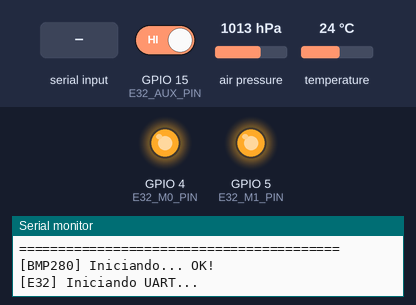
The sketch below on a simulated ESP32. Shown: output pins drawn as LEDs (lit = HIGH), the last lines printed to the serial monitor. The inputs (shaded band) are chosen by the test bench; at power-on: GPIO 15 (E32_AUX_PIN) HIGH, air pressure 1013 hPa, temperature 24 °C.

Above: at 0.1 s.
At 1.8 s:
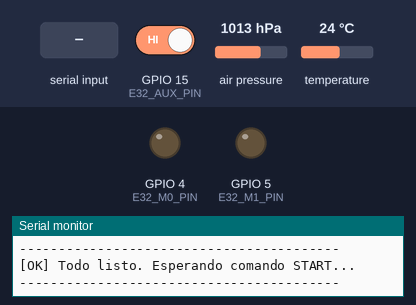
1.9 s: "280\n" received over the second serial link
3.4 s: GPIO 15 (E32_AUX_PIN) driven LOW
6.4 s: "ON\n" received over the second serial link
9.4 s: "START\n" received over the second serial link
Timing chart, 0 to 12.4 s (numbered marks = the images above; inputs shaded):
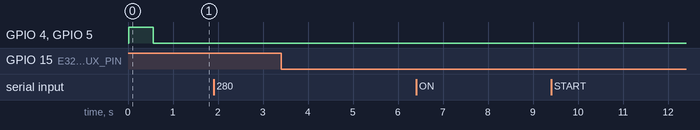

The sketch:

lora_emisor_e32_esp32.ino
```cpp
/*
 * ===================================================================
 * CANSAT EMISOR TODO-EN-UNO: BMP280 + LoRa EBYTE E32-433T30D PARA ESP32
 * ===================================================================
 * Lee el sensor BMP280 por I2C y transmite los datos por LoRa
 * usando el módulo EBYTE E32-433T30D (basado en UART).
 *
 * En ESP32 se recomienda no usar SoftwareSerial, sino usar HardwareSerial
 * (Serial1 o Serial2) ya que tiene múltiples UARTs por hardware.
 *
 * Produce EXACTAMENTE el mismo formato de datos que el emisor DX-LR20
 * original: "CANSAT,id,temp,pres,alt,hum,ms"
 *
 * HARDWARE:
 *   - ESP32 (cualquier variante estándar)
 *   - Sensor BMP280 (I2C)
 *   - Módulo LoRa EBYTE E32-433T30D (UART)
 *
 * CONEXIONES BMP280 (I2C ESP32):
 *   VCC  -> 3.3V
 *   GND  -> GND
 *   SDA  -> GPIO 21
 *   SCL  -> GPIO 22
 *
 * CONEXIONES E32-433T30D:
 *   VCC  -> 5V  o 3.3V (dependiendo de la alimentación del ESP32, el E32 soporta ambos)
 *   GND  -> GND
 *   TXD  -> GPIO 16 (RX2 del ESP32)
 *   RXD  -> GPIO 17 (TX2 del ESP32)
 *   M0   -> GPIO 4  (control de modo)
 *   M1   -> GPIO 5  (control de modo)
 *   AUX  -> GPIO 15 (indicador de estado)
 * ===================================================================
 */

#include <Wire.h>
#include <Adafruit_BMP280.h>

// ===================================================================
// CONFIGURACIÓN DE PINES
// ===================================================================
// Pines UART2 en ESP32
#define E32_RX_PIN   16   // Conectar al TXD del E32
#define E32_TX_PIN   17   // Conectar al RXD del E32

#define E32_M0_PIN   4    // Control de modo M0
#define E32_M1_PIN   5    // Control de modo M1
#define E32_AUX_PIN  15   // Pin AUX (estado del módulo)

// Pines I2C (BMP280)
#define I2C_SDA      21
#define I2C_SCL      22

// ===================================================================
// CONFIGURACIÓN GENERAL
// ===================================================================
#define E32_BAUD_RATE    9600    // Velocidad UART del E32 (por defecto)
#define SEND_INTERVAL   1000    // Intervalo entre envios (ms) - 1Hz

// ===================================================================
// OBJETOS GLOBALES
// ===================================================================
Adafruit_BMP280 bmp;

// Usamos HardwareSerial 2 en el ESP32
HardwareSerial e32Serial(2);

unsigned long packetId = 0;
unsigned long lastSend = 0;
bool bmpOK = false;

// Variables para control remoto
bool transmitting = false; // El CANSAT inicia en estado inactivo

// ===================================================================
// FUNCIONES AUXILIARES E32
// ===================================================================

// Esperar a que el módulo E32 esté listo (AUX = HIGH)
void esperarAUX() {
  unsigned long inicio = millis();
  while (digitalRead(E32_AUX_PIN) == LOW) {
    if (millis() - inicio > 2000) {
      Serial.println(F("[WARN] Timeout esperando AUX"));
      break;
    }
    delay(10); // Alimentar el watchdog de ESP32
  }
  delay(50);  // Pequeño margen después de AUX HIGH
}

// Configurar el módulo en modo normal (M0=LOW, M1=LOW)
void setModoNormal() {
  digitalWrite(E32_M0_PIN, LOW);
  digitalWrite(E32_M1_PIN, LOW);
  esperarAUX();
}

// Configurar el módulo en modo sleep/config (M0=HIGH, M1=HIGH)
void setModoConfig() {
  digitalWrite(E32_M0_PIN, HIGH);
  digitalWrite(E32_M1_PIN, HIGH);
  esperarAUX();
}

// ===================================================================
// SETUP
// ===================================================================
void setup() {
  Serial.begin(115200);
  while (!Serial) delay(10);

  Serial.println(F("========================================="));
  Serial.println(F("  CANSAT EMISOR TODO-EN-UNO ESP32"));
  Serial.println(F("  BMP280 (I2C) + E32-433T30D (UART)"));
  Serial.println(F("========================================="));

  // ----- Inicializar Bus I2C ESP32 -----
  Wire.begin(I2C_SDA, I2C_SCL);

  // ----- Inicializar BMP280 -----
  Serial.print(F("[BMP280] Iniciando... "));
  if (bmp.begin(0x76) || bmp.begin(0x77)) {
    Serial.println(F("OK!"));
    bmpOK = true;

    // Misma configuracion estándar
    bmp.setSampling(Adafruit_BMP280::MODE_NORMAL,
                    Adafruit_BMP280::SAMPLING_X2,   // Temperatura
                    Adafruit_BMP280::SAMPLING_X16,  // Presion
                    Adafruit_BMP280::FILTER_X16,
                    Adafruit_BMP280::STANDBY_MS_500);
  } else {
    Serial.println(F("ERROR! Sensor BMP280 no encontrado en I2C."));
  }

  // ----- Inicializar LoRa E32 -----
  Serial.print(F("[E32] Iniciando UART... "));
  pinMode(E32_M0_PIN, OUTPUT);
  pinMode(E32_M1_PIN, OUTPUT);
  pinMode(E32_AUX_PIN, INPUT);

  // Poner en modo config brevemente para encender y luego normal
  setModoConfig();
  delay(500);

  // Inicializamos Serial2 (RX = 16, TX = 17 por defecto si no le pasamos pines se configuran así en ESP32)
  e32Serial.begin(E32_BAUD_RATE, SERIAL_8N1, E32_RX_PIN, E32_TX_PIN);
  setModoNormal();
  Serial.println(F("OK!"));

  // ----- Estado final -----
  Serial.println(F("-----------------------------------------"));
  if (bmpOK) {
    Serial.println(F("[OK] Todo listo. Esperando comando START..."));
  } else {
    Serial.println(F("[WARN] BMP280 no disponible. Enviando 0s..."));
  }
  Serial.println(F("-----------------------------------------"));
}

// ===================================================================
// LOOP
// ===================================================================
void loop() {
  unsigned long now = millis();

  // === 1. LEER COMANDOS RECIBIDOS DESDE TIERRA ===
  if (e32Serial.available()) {
    String cmd = e32Serial.readStringUntil('\n');
    cmd.trim();

    if (cmd.length() > 0) {
      Serial.print(F("[CMD RX] Recibido: "));
      Serial.println(cmd);

      // Comandos de activacion
      if (cmd == "280" || cmd == "ON" || cmd == "START") {
        transmitting = true;
        Serial.println(F("[!] TRANSMISION ACTIVADA"));
      }
      // Comandos de desactivacion
      else if (cmd == "OFF" || cmd == "STOP") {
        transmitting = false;
        Serial.println(F("[!] TRANSMISION DETENIDA"));
      }
    }
  }

  // === 2. VERIFICAR SI ESTAMOS ACTIVOS ===
  if (!transmitting) {
    return; // Si no estamos transmitiendo, terminar loop
  }

  // === 3. TRANSMITIR DATOS (Respetar SEND_INTERVAL) ===
  if (now - lastSend < SEND_INTERVAL) {
    return;
  }
  lastSend = now;

  // ----- Leer BMP280 -----
  float temp = 0.0;
  float pres = 0.0;
  float alt  = 0.0;
  float hum  = 0.0;  // BMP280 no tiene humedad

  if (bmpOK) {
    temp = bmp.readTemperature();
    pres = bmp.readPressure() / 100.0;  // Pa -> hPa
    alt  = bmp.readAltitude(1017);   // Presion ref nivel del mar aproximada
  }

  packetId++;

  // ----- Construir cadena CANSAT -----
  String data = "CANSAT,";
  data += String(packetId);
  data += ",";
  data += String(temp, 2);
  data += ",";
  data += String(pres, 2);
  data += ",";
  data += String(alt, 2);
  data += ",";
  data += String(hum, 2);
  data += ",";
  data += String(now);

  // ----- Enviar por LoRa E32 -----
  // El E32 envía lo que reciba por UART a todos los módulos en el canal
  esperarAUX(); // Comprobar si módulo está libre antes de emitir
  e32Serial.println(data);
  esperarAUX(); // Esperar a que se termine de emitir

  // Imprimir por serial (para debug local)
  Serial.print(F("[TX OK] "));
  Serial.println(data);
}
```
